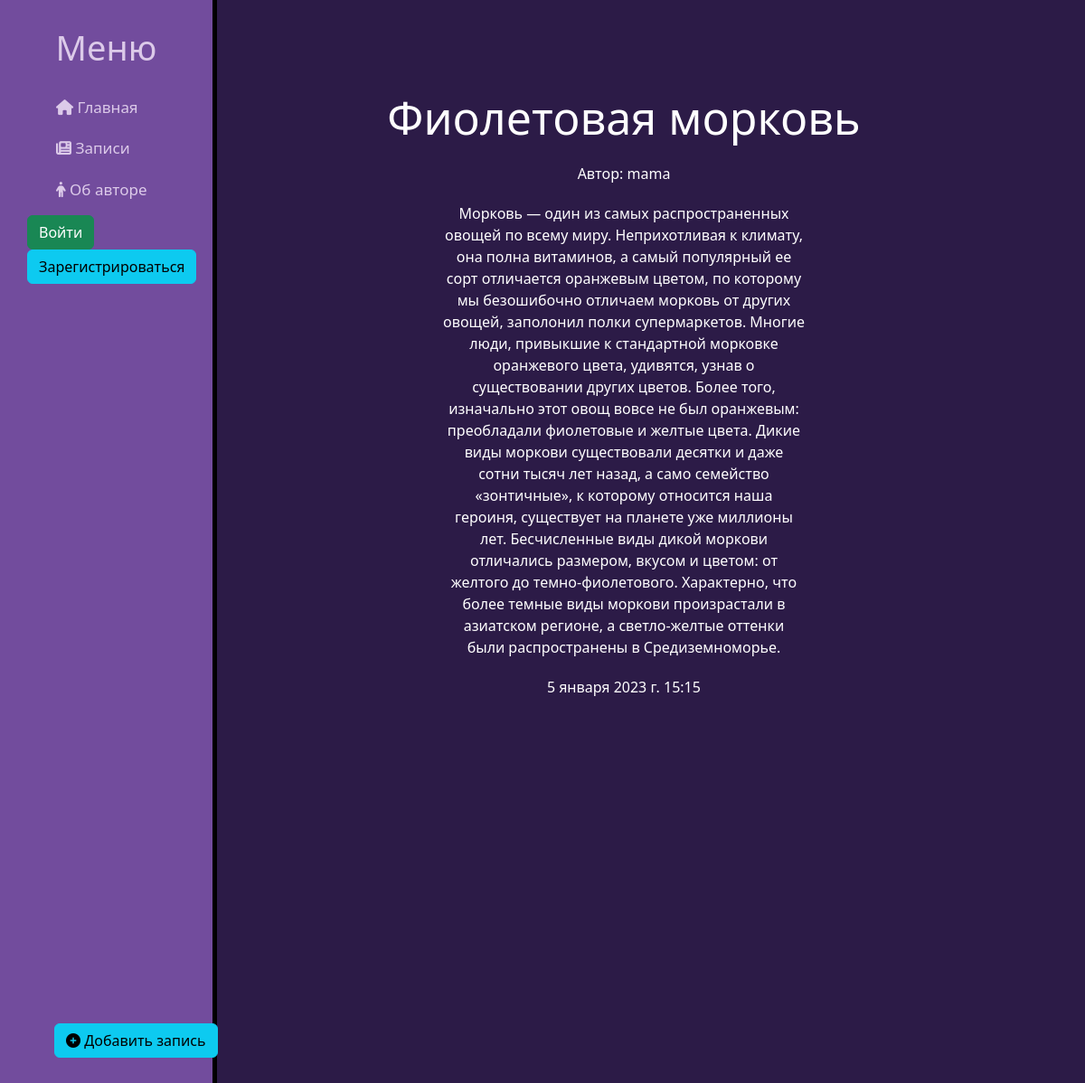
/news/5, run on the app's committed database.
### news/models.py (models this page shows, shortened)
class Articles(models.Model):
    user = models.ForeignKey(User, on_delete=models.CASCADE, verbose_name='Пользователь', default=None)
    title = models.CharField('Название', max_length=50)
    anons = models.CharField('Анонс', max_length=250)
    full_text = models.TextField('Статья')
    date = models.DateTimeField('Дата публикации')
    class Meta:
        verbose_name = 'Новость'
        verbose_name_plural = 'Новости'

### news/views.py (the view)
# urls.py: path('<int:pk>', views.NewsDetailView.as_view(), name='news_detail'),
class NewsDetailView(DetailView):
    model = Articles
    template_name = 'news/details_view.html'
    context_object_name = 'article'

### news/templatetags/helpers.py (called while the page is built)
@register.filter
def sanitize(value):
    allowed_tags = ['a', 'abbr', 'acronym', 'b', 'blockquote', 'code', 'em', 'i', 'li', 'ol', 'strong', 'ul', 'p', 'br']
    cleaned_value = clean(value, tags=allowed_tags, strip=True)
    return mark_safe(cleaned_value)

### news/templates/news/details_view.html (shortened to what this page needs)
{% extends 'main/layout.html' %}
{% load helpers %}
{% block content %}
    <div class="features">
        <h1>{{ article.title }}</h1>
        <p>Автор: {{ article.user.username }}</p>
        <p>{{ article.full_text|sanitize }}</p>
        <p>{{ article.date }}</p>
    </div>
{% endblock %}

### main/static/main/css/main.css (style rules this page uses)
body { background: #2C1B47; }
main .features { float: left; color: white; margin-top: 100px; text-align: center; width: 75%; }
main .features h1 { font-size: 50px; }
main .features p { max-width: 400px; margin: 20px auto; }

### data on the page
Articles: title "Фиолетовая морковь", user.username "mama", full_text|sanitize "Морковь — один из самых распространенных овощей по всему миру. Неприхотливая к климату, она полна витаминов, а самый популярный ее сорт отличается оранжевым цветом, по которому мы безошибочно отличаем морковь от других овощей, заполонил полки супермаркетов. Многие люди, привыкшие к стандартной морковке оранжевого цвета, удивятся, узнав о существовании других цветов. Более того, изначально этот овощ вовсе не был оранжевым: преобладали фиолетовые и желтые цвета. Дикие виды моркови существовали десятки и даже сотни тысяч лет назад, а само семейство «зонтичные», к которому относится наша героиня, существует на планете уже миллионы лет. Бесчисленные виды дикой моркови отличались размером, вкусом…", date "5 января 2023 г. 15:15"
